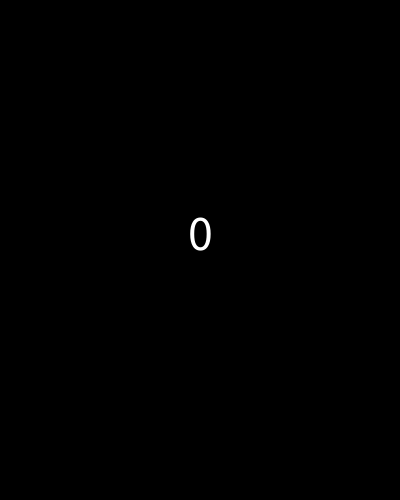
Frame 1 (no input)
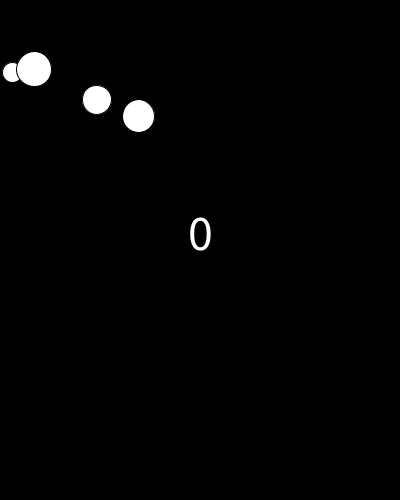
Frame 60 (the mouse pressed at the canvas centre just before this capture)
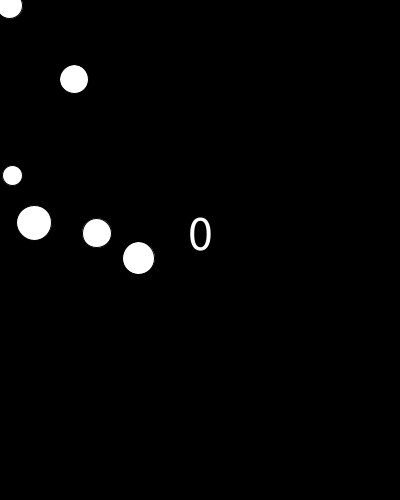
Frame 120 (the mouse held since frame 60 and released just before this capture)

The Processing sketch that drew these frames (run headless with seeded random() and noise(); from frame 60 on, the mouse is pressed at the canvas centre):

// Processing sketch: buttons_objects
// ── buttons_objects.pde
ArrayList<Button> buttons = new ArrayList<Button>();
int score = 0;


void setup() {
  size(400, 500);  
  background(0);

  // add one "Button" object into the array "buttons"
  // buttons.add( new Button(width/2, height/2) );


  ///// grid of buttons /////
  /*
  for (int y = 50; y<height; y+=100) {
    for (int x = 50; x<width; x+=100) {
      buttons.add( new Button(x, y) );
    }
  }
  */
}

void draw() {
  background(0);
  
  // generate buttons!
  if (random(1) < 0.05) {
    buttons.add( new Button(random(width), 0) );
  }
  
  // update & display the buttons
  for (int i=0; i<buttons.size(); i++) {
    Button b = buttons.get(i); // Get one element("button") in the "buttons" array
    b.move();
    b.check(mouseX, mouseY);
    b.display();
  }
  
  // remove buttons if it's dead or clicked!
  for (int i=buttons.size()-1; i>=0; i--) {
    Button b = buttons.get(i);
    if (b.isClicked == true) {
      buttons.remove(i); // remove it from the array with index "i"
    }
  }
  
  fill(255);
  textSize(50);
  textAlign(CENTER);
  text( score, width/2, height/2 );
}

class Button {
  float x, y;
  float xSpd, ySpd;
  float rad;
  float r, g, b;
  boolean isClicked;
  Button(float tempX, float tempY) {
    x = tempX;
    y = tempY;
    xSpd = 0;
    ySpd = random(1,4);
    rad = random(10, 20);
    r = 255;
    g = 255;
    b = 255;
    isClicked = false;
  }
  void display() {
    pushStyle();
    fill(r, g, b);
    ellipse(x, y, rad*2, rad*2);
    //image(apple!);
    popStyle();
  }
  void move() {
    x += xSpd;
    y += ySpd;
  }
  void check(float tempX, float tempY) {
    float distance = dist(x, y, tempX, tempY);
    if (distance < rad) {
      // in this button area
      r = 255;
      g = 255;
      b = 0;
      if (mousePressed == true) {
        // mouse is clicked!
        r = 255;
        g = 0;
        b = 0;
        rad = rad * 2;
        // global score value!
        score++; //score = score + 1;
        
        isClicked = true;
      }
    } else {
      // out of this button area
      r = 255;
      g = 255;
      b = 255;
    }
  }
}
